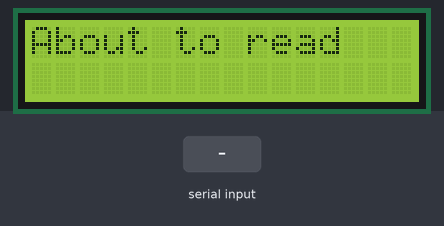
A sketch run on a simulated Arduino Uno, built with avr-gcc and run on an emulated ATmega328P. Parts: 16×2 character LCD. The inputs (shaded band) are chosen by the test bench. What the sketch prints to the serial monitor is not drawn.

Above: at 1.2 s.
1.3 s: byte 30 received over Serial
At 4.1 s:
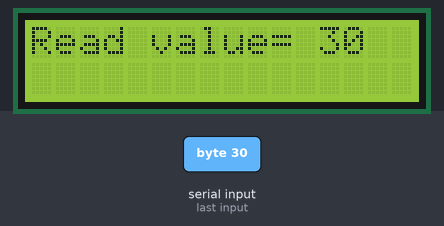
4.3 s: byte 90 received over Serial
At 6.6 s:
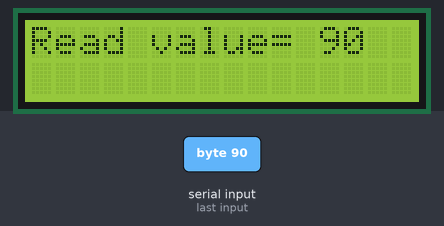
Timing chart, 0 to 8.1 s (numbered marks = the images above; inputs shaded):
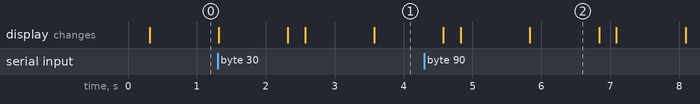

Measured:
- what the display in image 2 shows lasts 1.0 s, from 5.8 s to 6.8 s

The sketch:

serial_test_2.ino
```cpp
#include <LiquidCrystal.h>

LiquidCrystal lcd(12,11,5,4,3,2);

int inData[10];  // Allocate some space for the Bytes
byte inByte;   // Where to store the Bytes read
byte index = 0;   // Index into array; where to store the Bytes
int ledPin = 13;  // Set the pin to digital I/O

int _read;

void setup(){
  lcd.begin(16,2);
  Serial.begin(9600);
}

void loop()
{
  delay(250);
  lcd.print("About to read");
  _read = Serial.read();
  delay(1000);
  lcd.clear();
  lcd.print("Read value= ");
  lcd.print(_read);
  delay(1000);
  lcd.clear();
  Serial.print(49);
}
```
